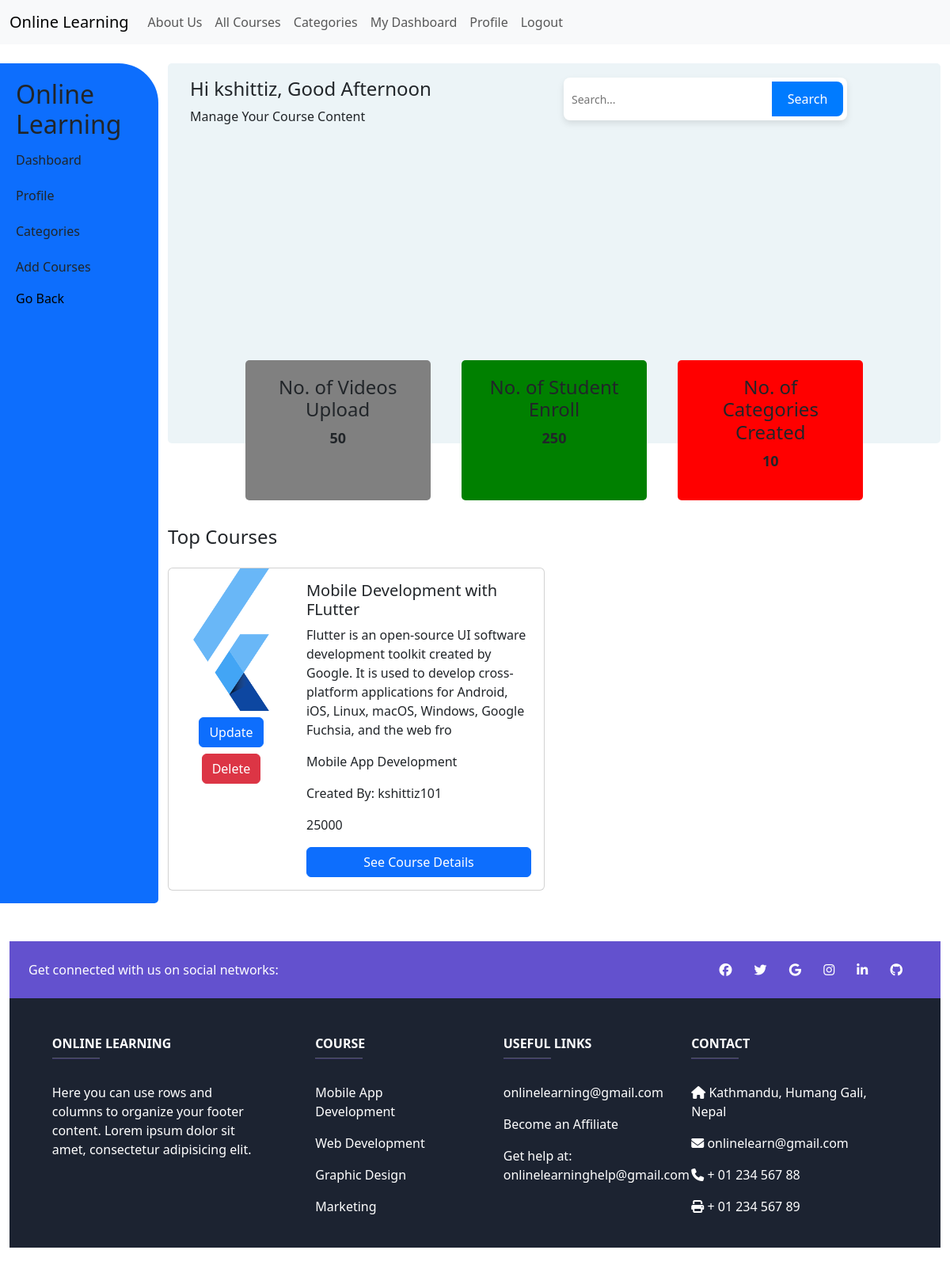
/tech_dashboard/ (signed in), run on the app's committed database.
### accounts/models.py (models this page shows)
class CustomUserModel(AbstractUser):
    gender = models.CharField(max_length=200)
    is_teacher = models.BooleanField(default=False)

### online_learning_app/models.py (models this page shows, shortened)
class Course(models.Model):
    created_by = models.CharField(max_length=200)
    course_image = models.ImageField(upload_to='course_image/')
    course_title = models.CharField(max_length=200)
    course_desc = models.CharField(max_length=200)
    category = models.ForeignKey(Category, on_delete=models.CASCADE)
    price = models.CharField(max_length=200)

class Category(models.Model):
    cate_title = models.CharField(max_length=200)
    created_by = models.CharField(max_length=200, default="")
    def __str__(self):
        return self.cate_title

### online_learning_app/views.py (the view)
# urls.py: path('tech_dashboard/', teacher_dashboard, name="tech_dashboard"),
@login_required(login_url='/accounts/log_in/')
def teacher_dashboard(request):
    all_course = Course.objects.all()
    all_categories = Category.objects.all()
    context = {
        'all_course': all_course,
        'all_categories': all_categories,
    }
    return render(request, 'online_learning_app/dashboard/teacher_dashboard.html', context=context)

### online_learning_app/templates/online_learning_app/dashboard/teacher_dashboard.html (shortened to what this page needs)
{% extends 'base.html' %}
{% load static %}
{% block content %}
<div class="container-fluid mt-4">
  <div class="row">
    <div class="col-2 bg-primary side__bar">
      <h2>Online Learning</h2>
      <div class="tab">
        <p class="content__links" data-tab="dashboard">Dashboard</p>
        <p class="content__links" data-tab="profile">Profile</p>
        <p class="content__links" data-tab="categories">Categories</p>
        <p class="content__links" data-tab="courses">Add Courses</p>
      </div>
      <p>
        <a style="color: black; text-decoration: none; " href="{% url 'home' %}">Go Back</a>
      </p>
    </div>
    <div class="col-10">
      <div id="dashboard" class="content">
        <div class="top_dashboard">
          <div class="top_dashboard_content">
            <div class="row">
              <div class="col-6">
                <div class="heading">
                  <h4>Hi {{ request.user.first_name }}, Good Afternoon</h4>
                  <p>Manage Your Course Content</p>
                </div>
              </div>
              <div class="col-6">
                <div class="search-container">
                  <input type="text" class="search-input" id="searchInput" placeholder="Search..." />
                  <button class="search-btn">Search</button>
                </div>
              </div>
            </div>
            <div class="overview">
              <div class="box box1">
                <h5 class="overview__heading">No. of Videos Upload</h5>
                <p class="overview_score">50</p>
              </div>
              <div class="box box2">
                <h5 class="overview__heading">No. of Student Enroll</h5>
                <p class="overview_score">250</p>
              </div>
              <div class="box box3">
                <h5 class="overview__heading">No. of Categories Created</h5>
                <p class="overview_score">10</p>
              </div>
            </div>
          </div>
        </div>
        <div class="row mt-4">
          <div class="col">
            <h4>Top Courses</h4>
            <div class="row mt-4">
              {% if user.is_authenticated %}
              {% for course in all_course %}
              {% if request.user.username == course.created_by %}
              <div class="col-6">
                <div class="card mb-3" style="width:100%">
                  <div class="row g-0">
                    <div class="col-md-4">
                      <img src="{{ course.course_image.url }}" class="img-fluid rounded-start" alt="Course Image"
                        style="height: 180px;" />
                      <div class="row text-center mt-2">
                        <div class="col">
                          <a href="{% url 'update_course' course.id %}" class="btn btn-primary">Update</a>
                        </div>
                      </div>
                      <div class="row text-center mt-2">
                        <div class="col">
                          <form method="POST" action="{% url 'delete_course' course.id %}" style="display: inline;"
                            onsubmit="confirmDelete(event, this);">
                            <button type="submit" class="btn btn-danger">Delete</button>
                          </form>
                        </div>
                      </div>
                    </div>
                    <div class="col-md-8">
                      <div class="card-body">
                        <h5 class="card-title">{{ course.course_title }}</h5>
                        <p class="card-text">{{ course.course_desc }}</p>
                        <p class="card-text">{{ course.category }}</p>
                        <p class="card-text">Created By: {{ course.created_by }}</p>
                        <p class="card-text">{{ course.price }}</p>
                        <a class="btn btn-primary" href="{% url 'course_details' course.id %}"
                          style="text-decoration: none; width: 100%;">See Course Details</a>
                      </div>
                    </div>
                  </div>
                </div>
              </div>
              {% endif %}
              {% endfor %}
              {% else %}
              <p>Please log in to see your courses.</p>
              {% endif %}
            </div>
          </div>
        </div>
      </div>
    </div>
  </div>
</div>
{% endblock %}

### static/css/style.css (style rules this page uses)
* { margin: 0; padding: 0; box-sizing: border-box; }
a { text-decoration: none; }

### online_learning_app/templates/online_learning_app/dashboard/teacher_dashboard.html (style rules this page uses)
.content__links { cursor: pointer; padding: 5px 0px 0px; }
.side__bar { border-top-right-radius: 50px; border-bottom-right-radius: 5px; padding: 20px; min-height: 100vh; }
.top_dashboard { min-height: 70vh; }
.top_dashboard_content { min-height: 60vh; width: 100%; background-color: rgb(236, 244, 247); position: relative; border-radius: 5px; padding: 18px 28px; }
.search-container { display: flex; align-items: center; background-color: #fff; padding: 5px; border-radius: 8px; box-shadow: 0 4px 8px rgba(0, 0, 0, 0.1); width: 80%; max-width: 600px; }
.search-input { padding: 5px; width: 100%; font-size: 14px; border: none; outline: none; border-radius: 8px 0 0 8px; }
.search-btn { padding: 10px 20px; font-size: 16px; border: none; background-color: #007bff; color: #fff; border-radius: 0 8px 8px 0; cursor: pointer; outline: none; flex-shrink: 0; }
.overview { width: 80%; position: absolute; left: 10%; bottom: -15%; display: flex; justify-content: space-between; }
.box { width: 30%; border-radius: 5px; padding: 20px; text-align: center; transition: all 0.3s; }
.card { transition: all 0.3; }
.box1 { background-color: grey; }
.box2 { background-color: green; }
.box3 { background-color: red; }
.overview__heading { font-size: 24px; }
.overview_score { font-size: 18px; font-weight: 700; }

### data on the page
CustomUserModel: user.first_name "kshittiz"
Course: course_image (picture), course_title "Mobile Development with FLutter", course_desc "Flutter is an open-source UI software development toolkit created by Google. It is used to develop cross-platform applications for Android, iOS, Linux, macOS, Windows, Google Fuchsia, and the web fro", category "Mobile App Development", created_by "kshittiz101", price "25000"
